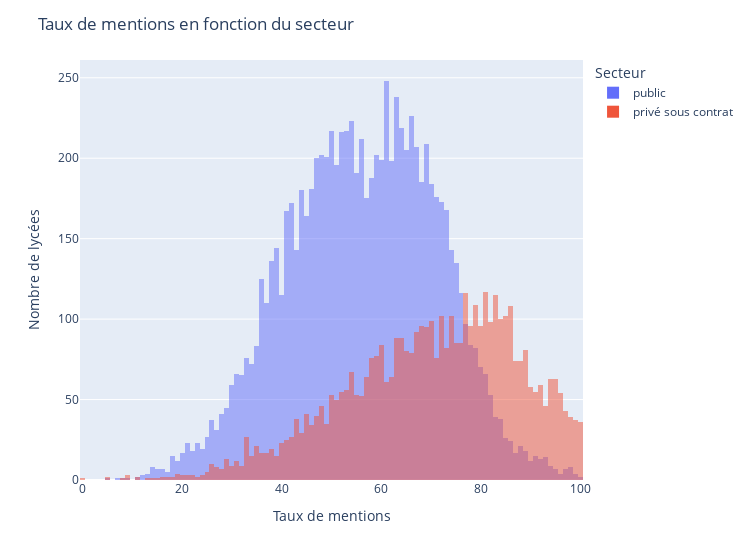

Source (notebook cell):
### Code cell
#Most graphs have similar patterns with negligible values inferior to 70 (take off the three following lines to see negligible values)
fig = px.histogram(ips_res_df, x="Taux de mentions", color="Secteur", barmode="overlay", width=750)
fig.update_layout(xaxis_title="Taux de mentions", yaxis_title="Nombre de lycées",
                  legend_title="Secteur", title=f"Taux de mentions en fonction du secteur") 
fig.show()

### Figure 1 — Plotly figure (JSON) as saved in the notebook; plotly's stock layout.template omitted (floating-point values rounded to 4 significant figures; data arrays with more than 128 entries replaced by an {"elided": "..."} marker saying what was removed)
{"data": [{"alignmentgroup": "True", "bingroup": "x", "hovertemplate": "Secteur=public<br>Taux de mentions=%{x}<br>count=%{y}<extra></extra>", "legendgroup": "public", "marker": {"color": "#636efa", "opacity": 0.5, "pattern": {"shape": ""}}, "name": "public", "offsetgroup": "public", "orientation": "v", "showlegend": true, "type": "histogram", "x": {"elided": "14464 int values"}, "xaxis": "x", "yaxis": "y"}, {"alignmentgroup": "True", "bingroup": "x", "hovertemplate": "Secteur=privé sous contrat<br>Taux de mentions=%{x}<br>count=%{y}<extra></extra>", "legendgroup": "privé sous contrat", "marker": {"color": "#EF553B", "opacity": 0.5, "pattern": {"shape": ""}}, "name": "privé sous contrat", "offsetgroup": "privé sous contrat", "orientation": "v", "showlegend": true, "type": "histogram", "x": {"elided": "7313 int values"}, "xaxis": "x", "yaxis": "y"}], "layout": {"barmode": "overlay", "legend": {"title": {"text": "Secteur"}, "tracegroupgap": 0}, "margin": {"t": 60}, "title": {"text": "Taux de mentions en fonction du secteur"}, "width": 750, "xaxis": {"anchor": "y", "domain": [0, 1], "title": {"text": "Taux de mentions"}}, "yaxis": {"anchor": "x", "domain": [0, 1], "title": {"text": "Nombre de lycées"}}}}
